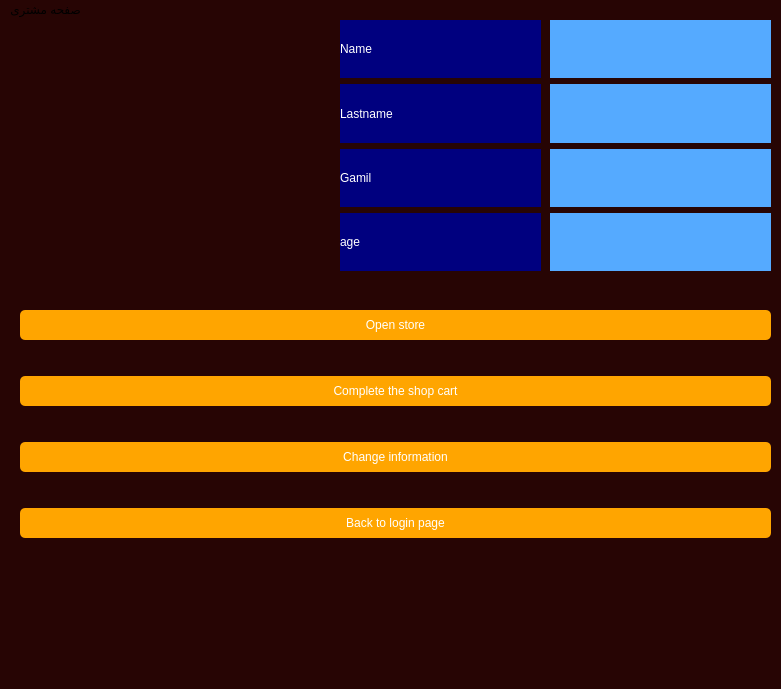
<?xml version="1.0" encoding="UTF-8"?>
<ui version="4.0">
 <class>MainWindow</class>
 <widget class="QMainWindow" name="MainWindow">
  <property name="geometry">
   <rect>
    <x>0</x>
    <y>0</y>
    <width>781</width>
    <height>689</height>
   </rect>
  </property>
  <property name="windowTitle">
   <string>MainWindow</string>
  </property>
  <property name="styleSheet">
   <string notr="true">background-color: rgba(39, 5, 4, 254);</string>
  </property>
  <widget class="QWidget" name="centralwidget">
   <widget class="QWidget" name="verticalLayoutWidget">
    <property name="geometry">
     <rect>
      <x>340</x>
      <y>0</y>
      <width>201</width>
      <height>251</height>
     </rect>
    </property>
    <layout class="QVBoxLayout" name="verticalLayout">
     <item>
      <widget class="QLabel" name="name">
       <property name="styleSheet">
        <string notr="true">color: rgb(255, 255, 255);
font: 14pt &quot;MV Boli&quot;;
background-color: rgb(0, 0, 127);</string>
       </property>
       <property name="text">
        <string>Name</string>
       </property>
      </widget>
     </item>
     <item>
      <widget class="QLabel" name="lastname">
       <property name="styleSheet">
        <string notr="true">color: rgb(255, 255, 255);
font: 14pt &quot;MV Boli&quot;;
background-color: rgb(0, 0, 127);</string>
       </property>
       <property name="text">
        <string>Lastname</string>
       </property>
      </widget>
     </item>
     <item>
      <widget class="QLabel" name="gmail">
       <property name="styleSheet">
        <string notr="true">color: rgb(255, 255, 255);
font: 14pt &quot;MV Boli&quot;;
background-color: rgb(0, 0, 127);</string>
       </property>
       <property name="text">
        <string>Gamil</string>
       </property>
      </widget>
     </item>
     <item>
      <widget class="QLabel" name="age">
       <property name="styleSheet">
        <string notr="true">color: rgb(255, 255, 255);
font: 14pt &quot;MV Boli&quot;;
background-color: rgb(0, 0, 127);</string>
       </property>
       <property name="text">
        <string>age</string>
       </property>
      </widget>
     </item>
    </layout>
   </widget>
   <widget class="QWidget" name="verticalLayoutWidget_2">
    <property name="geometry">
     <rect>
      <x>550</x>
      <y>0</y>
      <width>221</width>
      <height>251</height>
     </rect>
    </property>
    <layout class="QVBoxLayout" name="verticalLayout_2">
     <item>
      <widget class="QLabel" name="Name">
       <property name="styleSheet">
        <string notr="true">color: rgb(255, 255, 255);
font: 14pt &quot;MV Boli&quot;;
background-color: rgb(85, 170, 255);</string>
       </property>
       <property name="text">
        <string/>
       </property>
      </widget>
     </item>
     <item>
      <widget class="QLabel" name="Lastname">
       <property name="styleSheet">
        <string notr="true">color: rgb(255, 255, 255);
font: 14pt &quot;MV Boli&quot;;
background-color: rgb(85, 170, 255);</string>
       </property>
       <property name="text">
        <string/>
       </property>
      </widget>
     </item>
     <item>
      <widget class="QLabel" name="Gmail">
       <property name="styleSheet">
        <string notr="true">color: rgb(255, 255, 255);
font: 14pt &quot;MV Boli&quot;;
background-color: rgb(85, 170, 255);</string>
       </property>
       <property name="text">
        <string/>
       </property>
      </widget>
     </item>
     <item>
      <widget class="QLabel" name="Age">
       <property name="styleSheet">
        <string notr="true">color: rgb(255, 255, 255);
font: 14pt &quot;MV Boli&quot;;
background-color: rgb(85, 170, 255);</string>
       </property>
       <property name="text">
        <string/>
       </property>
      </widget>
     </item>
    </layout>
   </widget>
   <widget class="QLabel" name="label_9">
    <property name="geometry">
     <rect>
      <x>30</x>
      <y>0</y>
      <width>291</width>
      <height>241</height>
     </rect>
    </property>
    <property name="text">
     <string/>
    </property>
    <property name="pixmap">
     <pixmap>../images/human-icon-png-png-20.png</pixmap>
    </property>
    <property name="scaledContents">
     <bool>true</bool>
    </property>
   </widget>
   <widget class="QWidget" name="verticalLayoutWidget_3">
    <property name="geometry">
     <rect>
      <x>20</x>
      <y>260</y>
      <width>751</width>
      <height>291</height>
     </rect>
    </property>
    <layout class="QVBoxLayout" name="verticalLayout_3">
     <item>
      <widget class="QPushButton" name="OPENSTORE">
       <property name="styleSheet">
        <string notr="true">QPushButton {
	font: 12pt &quot;MV Boli&quot;;
    background-color: #FFA500;  /* رنگ پس‌زمینه قرمز‌نارنجی */
    color: #FFFFFF;  /* رنگ متن */
    border-radius: 5px;  /* شعاع گوشه‌ها */
    padding: 8px 16px;  /* حاشیه دکمه */
}

QPushButton:hover {
    background-color: #FF8C00;  /* رنگ پس‌زمینه هاور */
}

QPushButton:pressed {
    background-color: #FF4500;  /* رنگ پس‌زمینه فشرده شده */
}
</string>
       </property>
       <property name="text">
        <string>Open store</string>
       </property>
      </widget>
     </item>
     <item>
      <widget class="QPushButton" name="pushButton_4">
       <property name="styleSheet">
        <string notr="true">QPushButton {
	font: 12pt &quot;MV Boli&quot;;
    background-color: #FFA500;  /* رنگ پس‌زمینه قرمز‌نارنجی */
    color: #FFFFFF;  /* رنگ متن */
    border-radius: 5px;  /* شعاع گوشه‌ها */
    padding: 8px 16px;  /* حاشیه دکمه */
}

QPushButton:hover {
    background-color: #FF8C00;  /* رنگ پس‌زمینه هاور */
}

QPushButton:pressed {
    background-color: #FF4500;  /* رنگ پس‌زمینه فشرده شده */
}
</string>
       </property>
       <property name="text">
        <string>Complete the shop cart</string>
       </property>
      </widget>
     </item>
     <item>
      <widget class="QPushButton" name="CHANGEINFO">
       <property name="styleSheet">
        <string notr="true">QPushButton {
	font: 12pt &quot;MV Boli&quot;;
    background-color: #FFA500;  /* رنگ پس‌زمینه قرمز‌نارنجی */
    color: #FFFFFF;  /* رنگ متن */
    border-radius: 5px;  /* شعاع گوشه‌ها */
    padding: 8px 16px;  /* حاشیه دکمه */
}

QPushButton:hover {
    background-color: #FF8C00;  /* رنگ پس‌زمینه هاور */
}

QPushButton:pressed {
    background-color: #FF4500;  /* رنگ پس‌زمینه فشرده شده */
}
</string>
       </property>
       <property name="text">
        <string>Change information</string>
       </property>
      </widget>
     </item>
     <item>
      <widget class="QPushButton" name="BACKTOLOGIN">
       <property name="styleSheet">
        <string notr="true">QPushButton {
	font: 12pt &quot;MV Boli&quot;;
    background-color: #FFA500;  /* رنگ پس‌زمینه قرمز‌نارنجی */
    color: #FFFFFF;  /* رنگ متن */
    border-radius: 5px;  /* شعاع گوشه‌ها */
    padding: 8px 16px;  /* حاشیه دکمه */
}

QPushButton:hover {
    background-color: #FF8C00;  /* رنگ پس‌زمینه هاور */
}

QPushButton:pressed {
    background-color: #FF4500;  /* رنگ پس‌زمینه فشرده شده */
}
</string>
       </property>
       <property name="text">
        <string>Back to login page</string>
       </property>
      </widget>
     </item>
    </layout>
   </widget>
  </widget>
  <widget class="QMenuBar" name="menubar">
   <property name="geometry">
    <rect>
     <x>0</x>
     <y>0</y>
     <width>781</width>
     <height>26</height>
    </rect>
   </property>
   <widget class="QMenu" name="menu">
    <property name="title">
     <string>صفحه مشتری</string>
    </property>
   </widget>
   <addaction name="menu"/>
  </widget>
  <widget class="QStatusBar" name="statusbar"/>
 </widget>
 <resources/>
 <connections/>
</ui>
